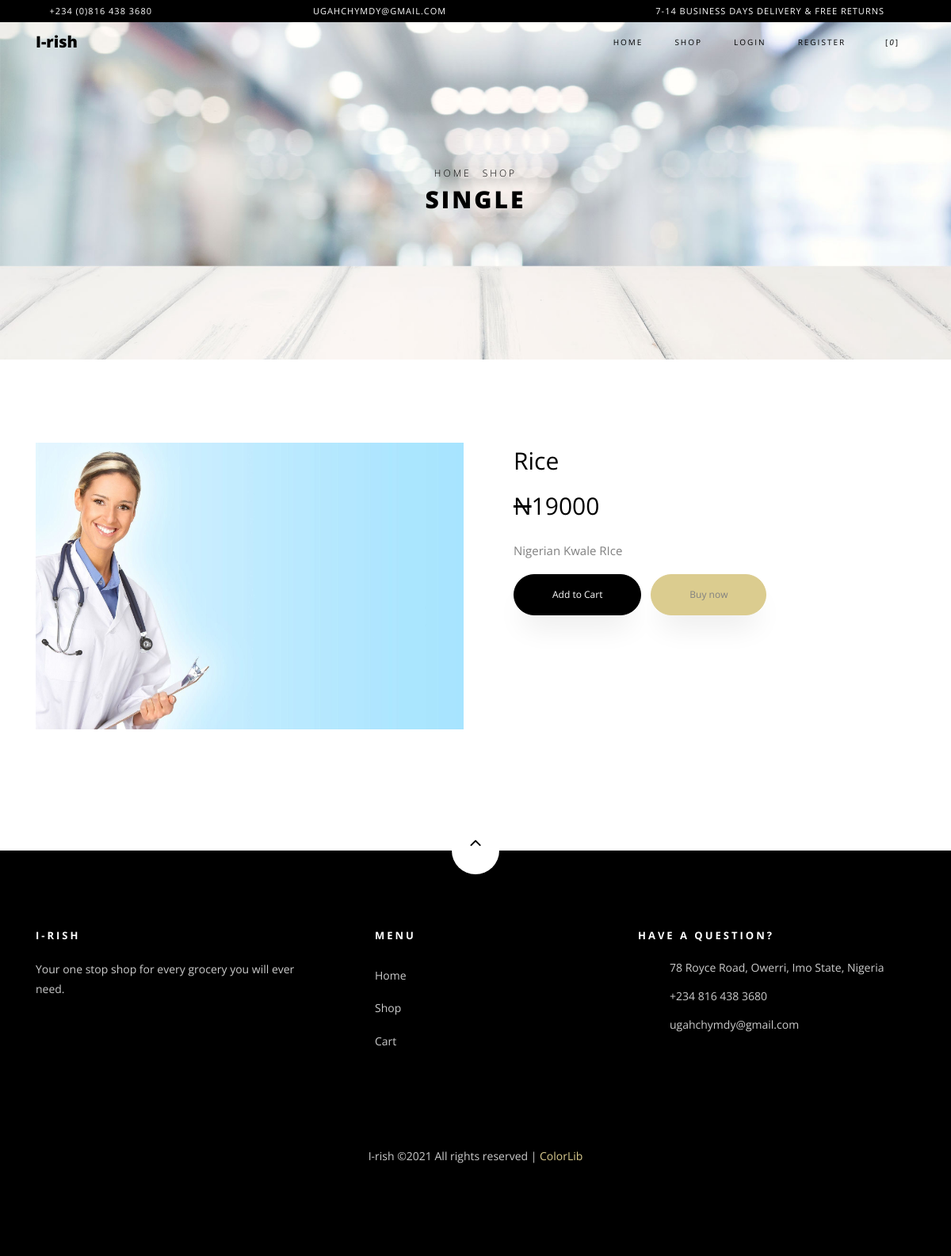
/single/1/, run on the app's committed database.
### irish/models.py (models this page shows, shortened)
class Product(models.Model):
	prodid = models.CharField(max_length=255, default='prod0')
	name = models.CharField(max_length=255)
	price = models.IntegerField(default=0)
	quantity = models.IntegerField(default=0)
	categories = models.CharField(max_length=255)
	description = models.CharField(max_length=500)
	image = models.ImageField(default="null")

### irish/views.py (the view)
# urls.py: url('^single/(?P<pk>[a-z0-9]+)/$', views.Single.as_view(), name='single'),
class Single(generic.DetailView):
	template_name = 'irish/single.html'
	model = Product
	def get(self, request, *args, **kwargs):
		if 'id' not in request.session:
			request.session['id'] = hash(datetime.datetime.now())
		try:
			prod = self.get_object()
		except Product.DoesNotExist:
			return redirect('irish:index')
		cart = Cart.objects.filter(cart_id=request.session['id'], status="").count()
		sess = request.session['id']
		return render(request, self.template_name, {'product': prod, 'cart': cart, 'sess': sess})

### templates/irish/single.html (shortened to what this page needs)
<!DOCTYPE html>
<html lang="en">
  <head>
    {% load staticfiles %}
    <link rel="stylesheet" href="{% static 'irish/css/open-iconic-bootstrap.min.css' %}">
    <link rel="stylesheet" href="{% static 'irish/css/animate.css' %}">
    <link rel="stylesheet" href="{% static 'irish/css/owl.carousel.min.css' %}">
    <link rel="stylesheet" href="{% static 'irish/css/owl.theme.default.min.css' %}">
    <link rel="stylesheet" href="{% static 'irish/css/magnific-popup.css' %}">
    <link rel="stylesheet" href="{% static 'irish/css/aos.css' %}">
    <link rel="stylesheet" href="{% static 'irish/css/ionicons.min.css' %}">
    <link rel="stylesheet" href="{% static 'irish/css/bootstrap-datepicker.css' %}">
    <link rel="stylesheet" href="{% static 'irish/css/jquery.timepicker.css' %}">
    <link rel="stylesheet" href="{% static 'irish/css/flaticon.css' %}">
    <link rel="stylesheet" href="{% static 'irish/css/icomoon.css' %}">
    <link rel="stylesheet" href="{% static 'irish/css/style.css' %}">
	<link rel="stylesheet" href="{% static 'irish/css/font-awesome.min2.css' %}">
  </head>
  <body class="goto-here">
		<div class="py-1 bg-black">
    	<div class="container">
    		<div class="row no-gutters d-flex align-items-start align-items-center px-md-0">
	    		<div class="col-lg-12 d-block">
		    		<div class="row d-flex">
		    			<div class="col-md pr-4 d-flex topper align-items-center">
					    	<div class="icon mr-2 d-flex justify-content-center align-items-center"><span class="icon-phone2"></span></div>
						    <span class="text">+234 (0)816 438 3680</span>
					    </div>
					    <div class="col-md pr-4 d-flex topper align-items-center">
					    	<div class="icon mr-2 d-flex justify-content-center align-items-center"><span class="icon-paper-plane"></span></div>
						    <span class="text">ugahchymdy@gmail.com</span>
					    </div>
					    <div class="col-md-5 pr-4 d-flex topper align-items-center text-lg-right">
						    <span class="text">7-14 Business days delivery &amp; Free Returns</span>
					    </div>
				    </div>
			    </div>
		    </div>
		  </div>
    </div>
    <nav class="navbar navbar-expand-lg navbar-dark ftco_navbar bg-dark ftco-navbar-light" id="ftco-navbar">
	    <div class="container">
	      <a class="navbar-brand" href="{% url 'irish:index' %}">I-rish</a>
	      <div class="collapse navbar-collapse" id="ftco-nav">
	        <ul class="navbar-nav ml-auto">
	          <li class="nav-item"><a href="{% url 'irish:index' %}" class="nav-link">Home</a></li>
	          <li class="nav-item active"><a href="{% url 'irish:shop' %}" class="nav-link">Shop</a></li>
			  {% if request.user.is_authenticated %}
			  <li class="nav-item"><a href="{% url 'irish:logout' %}" class="nav-link">{{request.user}}</a></li>
			  {% else %}
	          <li class="nav-item"><a href="{% url 'irish:login' %}" class="nav-link">Login</a></li>
	          <li class="nav-item"><a href="{% url 'irish:register' %}" class="nav-link">Register</a></li>
			  {% endif %}
	          <li class="nav-item cta cta-colored"><a href="{% url 'irish:cart' %}" class="nav-link"><span class="icon-shopping_cart"></span>[<i class='cart'>{{cart}}</i>]</a></li>
	        </ul>
	      </div>
	    </div>
	  </nav>
    <div class="hero-wrap hero-bread" style="background-image: url({% static 'irish/images/bg_6.jpg' %});">
      <div class="container">
        <div class="row no-gutters slider-text align-items-center justify-content-center">
          <div class="col-md-9 ftco-animate text-center">
          	<p class="breadcrumbs"><span class="mr-2"><a href="index.php">Home</a></span> <span>Shop</span></p>
            <h1 class="mb-0 bread">Single</h1>
          </div>
        </div>
      </div>
    </div>
    <section class="ftco-section">
    	<div class="container">
    		<div class="row">
    			<div class="col-lg-6 mb-5 ftco-animate">
    				<a href="{{product.image.url}}" class="image-popup prod-img-bg"><center><img src="{{product.image.url}}" class="img-fluid" style="max-height:500px" alt="I-rish"></center></a>
    			</div>
    			<div class="col-lg-6 product-details pl-md-5 ftco-animate">
    				<h3>{{product.name}}</h3>
    				<p class="price"><span><del>N</del></span><span id="price">{{product.price}}</span></p>
    				<p>{{product.description}}</p>
					<p>
						<a type="button" class="but btn btn-black py-3 px-5 mr-2" style="color:white">Add to Cart</a>
						<a type="button" class="but1 btn btn-primary py-3 px-5">Buy now</a>
					</p>
    			</div>
    		</div>
    	</div>
    </section>
    <footer class="ftco-footer ftco-section">
      <div class="container">
      	<div class="row">
      		<div class="mouse">
						<a href="#" class="mouse-icon">
							<div class="mouse-wheel"><span class="ion-ios-arrow-up"></span></div>
						</a>
					</div>
      	</div>
        <div class="row mb-5">
          <div class="col-md">
            <div class="ftco-footer-widget mb-4">
              <h2 class="ftco-heading-2">I-rish</h2>
              <p>Your one stop shop for every grocery you will ever need.</p>
              <ul class="ftco-footer-social list-unstyled float-md-left float-lft mt-5">
              </ul>
            </div>
          </div>
          <div class="col-md">
            <div class="ftco-footer-widget mb-4 ml-md-5">
              <h2 class="ftco-heading-2">Menu</h2>
              <ul class="list-unstyled">
                <li><a href="{% url 'irish:index' %}" class="py-2 d-block">Home</a></li>
                <li><a href="{% url 'irish:shop' %}" class="py-2 d-block">Shop</a></li>
                <li><a href="{% url 'irish:cart' %}" class="py-2 d-block">Cart</a></li>
              </ul>
            </div>
          </div>
          <div class="col-md">
            <div class="ftco-footer-widget mb-4">
            	<h2 class="ftco-heading-2">Have a Question?</h2>
            	<div class="block-23 mb-3">
	              <ul>
	                <li><a><span class="icon icon-map-marker"></span><span class="text">78 Royce Road, Owerri, Imo State, Nigeria</span></a></li>
	                <li><a><span class="icon icon-phone"></span><span class="text">+234 816 438 3680</span></a></li>
	                <li><a><span class="icon icon-envelope"></span><span class="text">ugahchymdy@gmail.com</span></a></li>
	              </ul>
	            </div>
            </div>
          </div>
        </div>
        <div class="row">
          <div class="col-md-12 text-center">
            <p>
						  I-rish &copy;<script>document.write(new Date().getFullYear());</script> All rights reserved | <a href="https://colorlib.com">ColorLib</a>
						</p>
          </div>
        </div>
      </div>
    </footer>
  </body>
</html>

### static/irish/css/icomoon.css (style rules this page uses)
[class^="icon-"], [class*=" icon-"] { font-family: 'icomoon' !important; speak: none; font-style: normal; font-weight: normal; font-variant: normal; text-transform: none; line-height: 1; -webkit-font-smoothing: antialiased; -moz-osx-font-smoothing: grayscale; }
.icon-map-marker:before { content: "\f041"; }
.icon-phone:before { content: "\f095"; }
.icon-envelope:before { content: "\f0e0"; }
.icon-paper-plane:before { content: "\f1d8"; }
.icon-phone2:before { content: "\e0cd"; }
.icon-shopping_cart:before { content: "\e8cc"; }

### data on the page
Product: image (picture), name "Rice", price "19000", description "Nigerian Kwale RIce"

### other printed values
{{ cart }} "0"
